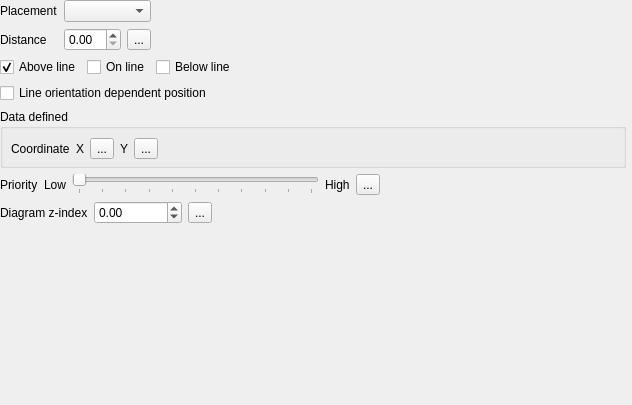
                <widget class="QWidget" name="scrollAreaWidgetContents_7">
                 <property name="geometry">
                  <rect>
                   <x>0</x>
                   <y>0</y>
                   <width>632</width>
                   <height>405</height>
                  </rect>
                 </property>
                 <layout class="QGridLayout" name="gridLayout_12">
                  <property name="leftMargin">
                   <number>0</number>
                  </property>
                  <property name="topMargin">
                   <number>0</number>
                  </property>
                  <property name="rightMargin">
                   <number>0</number>
                  </property>
                  <property name="bottomMargin">
                   <number>0</number>
                  </property>
                  <item row="7" column="0">
                   <spacer name="verticalSpacer_4">
                    <property name="orientation">
                     <enum>Qt::Vertical</enum>
                    </property>
                    <property name="sizeHint" stdset="0">
                     <size>
                      <width>20</width>
                      <height>40</height>
                     </size>
                    </property>
                   </spacer>
                  </item>
                  <item row="0" column="0" colspan="2">
                   <widget class="QFrame" name="mPlacementFrame">
                    <property name="frameShape">
                     <enum>QFrame::NoFrame</enum>
                    </property>
                    <layout class="QGridLayout" name="gridLayout_4">
                     <property name="leftMargin">
                      <number>0</number>
                     </property>
                     <property name="topMargin">
                      <number>0</number>
                     </property>
                     <property name="rightMargin">
                      <number>0</number>
                     </property>
                     <property name="bottomMargin">
                      <number>0</number>
                     </property>
                     <item row="0" column="2">
                      <spacer name="horizontalSpacer_9">
                       <property name="orientation">
                        <enum>Qt::Horizontal</enum>
                       </property>
                       <property name="sizeHint" stdset="0">
                        <size>
                         <width>40</width>
                         <height>20</height>
                        </size>
                       </property>
                      </spacer>
                     </item>
                     <item row="0" column="0">
                      <widget class="QLabel" name="mPlacementLabel">
                       <property name="text">
                        <string>Placement</string>
                       </property>
                      </widget>
                     </item>
                     <item row="1" column="0">
                      <widget class="QLabel" name="mDiagramDistanceLabel">
                       <property name="text">
                        <string>Distance</string>
                       </property>
                      </widget>
                     </item>
                     <item row="0" column="1">
                      <widget class="QComboBox" name="mPlacementComboBox"/>
                     </item>
                     <item row="1" column="1">
                      <layout class="QHBoxLayout" name="horizontalLayout_14">
                       <item>
                        <widget class="QgsDoubleSpinBox" name="mDiagramDistanceSpinBox"/>
                       </item>
                       <item>
                        <widget class="QgsPropertyOverrideButton" name="mDistanceDDBtn">
                         <property name="text">
                          <string>...</string>
                         </property>
                        </widget>
                       </item>
                      </layout>
                     </item>
                    </layout>
                   </widget>
                  </item>
                  <item row="5" column="0">
                   <layout class="QHBoxLayout" name="horizontalLayout_3">
                    <item>
                     <widget class="QLabel" name="mPriorityLabel">
                      <property name="text">
                       <string>Priority</string>
                      </property>
                     </widget>
                    </item>
                    <item>
                     <widget class="QLabel" name="mPriorityLowLabel">
                      <property name="text">
                       <string>Low</string>
                      </property>
                     </widget>
                    </item>
                    <item>
                     <widget class="QSlider" name="mPrioritySlider">
                      <property name="maximum">
                       <number>10</number>
                      </property>
                      <property name="orientation">
                       <enum>Qt::Horizontal</enum>
                      </property>
                      <property name="invertedAppearance">
                       <bool>false</bool>
                      </property>
                      <property name="invertedControls">
                       <bool>false</bool>
                      </property>
                      <property name="tickPosition">
                       <enum>QSlider::TicksBelow</enum>
                      </property>
                      <property name="tickInterval">
                       <number>1</number>
                      </property>
                     </widget>
                    </item>
                    <item>
                     <widget class="QLabel" name="mPriorityHighLabel">
                      <property name="text">
                       <string>High</string>
                      </property>
                     </widget>
                    </item>
                    <item>
                     <widget class="QgsPropertyOverrideButton" name="mPriorityDDBtn">
                      <property name="text">
                       <string>...</string>
                      </property>
                     </widget>
                    </item>
                    <item>
                     <spacer name="horizontalSpacer_6">
                      <property name="orientation">
                       <enum>Qt::Horizontal</enum>
                      </property>
                      <property name="sizeHint" stdset="0">
                       <size>
                        <width>40</width>
                        <height>20</height>
                       </size>
                      </property>
                     </spacer>
                    </item>
                   </layout>
                  </item>
                  <item row="6" column="0">
                   <layout class="QHBoxLayout" name="horizontalLayout_8">
                    <item>
                     <widget class="QLabel" name="label_16">
                      <property name="text">
                       <string>Diagram z-index</string>
                      </property>
                     </widget>
                    </item>
                    <item>
                     <widget class="QgsDoubleSpinBox" name="mZIndexSpinBox">
                      <property name="toolTip">
                       <string>Controls how labels are drawn on top of each other. Labels with a higher z-index are drawn above labels with a lower z-index.</string>
                      </property>
                      <property name="minimum">
                       <double>-9999999.000000000000000</double>
                      </property>
                      <property name="maximum">
                       <double>9999999.000000000000000</double>
                      </property>
                     </widget>
                    </item>
                    <item>
                     <widget class="QgsPropertyOverrideButton" name="mZOrderDDBtn">
                      <property name="text">
                       <string>...</string>
                      </property>
                     </widget>
                    </item>
                    <item>
                     <spacer name="horizontalSpacer_10">
                      <property name="orientation">
                       <enum>Qt::Horizontal</enum>
                      </property>
                      <property name="sizeHint" stdset="0">
                       <size>
                        <width>40</width>
                        <height>20</height>
                       </size>
                      </property>
                     </spacer>
                    </item>
                   </layout>
                  </item>
                  <item row="1" column="0" colspan="2">
                   <widget class="QFrame" name="mLinePlacementFrame">
                    <property name="frameShape">
                     <enum>QFrame::NoFrame</enum>
                    </property>
                    <property name="frameShadow">
                     <enum>QFrame::Raised</enum>
                    </property>
                    <layout class="QGridLayout" name="gridLayout_2">
                     <property name="leftMargin">
                      <number>0</number>
                     </property>
                     <property name="topMargin">
                      <number>0</number>
                     </property>
                     <property name="rightMargin">
                      <number>0</number>
                     </property>
                     <property name="bottomMargin">
                      <number>0</number>
                     </property>
                     <item row="0" column="0" colspan="3">
                      <layout class="QGridLayout" name="gridLayout_14">
                       <item row="0" column="1">
                        <widget class="QCheckBox" name="chkLineAbove">
                         <property name="sizePolicy">
                          <sizepolicy hsizetype="Maximum" vsizetype="Fixed">
                           <horstretch>0</horstretch>
                           <verstretch>0</verstretch>
                          </sizepolicy>
                         </property>
                         <property name="text">
                          <string>Above line</string>
                         </property>
                         <property name="checked">
                          <bool>true</bool>
                         </property>
                        </widget>
                       </item>
                       <item row="0" column="3">
                        <widget class="QCheckBox" name="chkLineBelow">
                         <property name="text">
                          <string>Below line</string>
                         </property>
                        </widget>
                       </item>
                       <item row="0" column="2">
                        <widget class="QCheckBox" name="chkLineOn">
                         <property name="sizePolicy">
                          <sizepolicy hsizetype="Maximum" vsizetype="Fixed">
                           <horstretch>0</horstretch>
                           <verstretch>0</verstretch>
                          </sizepolicy>
                         </property>
                         <property name="text">
                          <string>On line</string>
                         </property>
                        </widget>
                       </item>
                       <item row="1" column="1" colspan="3">
                        <widget class="QCheckBox" name="chkLineOrientationDependent">
                         <property name="text">
                          <string>Line orientation dependent position</string>
                         </property>
                        </widget>
                       </item>
                      </layout>
                     </item>
                    </layout>
                   </widget>
                  </item>
                  <item row="2" column="0">
                   <widget class="QgsCollapsibleGroupBox" name="mPlacementDDGroupBox">
                    <property name="title">
                     <string>Data defined</string>
                    </property>
                    <property name="flat">
                     <bool>false</bool>
                    </property>
                    <property name="syncGroup" stdset="0">
                     <string notr="true">labelplacementgroup</string>
                    </property>
                    <layout class="QGridLayout" name="gridLayout_16">
                     <property name="leftMargin">
                      <number>8</number>
                     </property>
                     <property name="rightMargin">
                      <number>8</number>
                     </property>
                     <property name="bottomMargin">
                      <number>0</number>
                     </property>
                     <item row="1" column="1">
                      <widget class="QFrame" name="mCoordAlignmentFrame">
                       <layout class="QHBoxLayout" name="horizontalLayout_27">
                        <property name="leftMargin">
                         <number>0</number>
                        </property>
                        <property name="topMargin">
                         <number>0</number>
                        </property>
                        <property name="rightMargin">
                         <number>0</number>
                        </property>
                        <property name="bottomMargin">
                         <number>0</number>
                        </property>
                       </layout>
                      </widget>
                     </item>
                     <item row="0" column="0">
                      <widget class="QLabel" name="mCoordLabel">
                       <property name="text">
                        <string>Coordinate</string>
                       </property>
                      </widget>
                     </item>
                     <item row="0" column="1">
                      <layout class="QHBoxLayout" name="horizontalLayout_22">
                       <item>
                        <widget class="QLabel" name="mCoordXLabel">
                         <property name="sizePolicy">
                          <sizepolicy hsizetype="Maximum" vsizetype="Preferred">
                           <horstretch>0</horstretch>
                           <verstretch>0</verstretch>
                          </sizepolicy>
                         </property>
                         <property name="text">
                          <string>X</string>
                         </property>
                        </widget>
                       </item>
                       <item>
                        <widget class="QgsPropertyOverrideButton" name="mCoordXDDBtn">
                         <property name="text">
                          <string>...</string>
                         </property>
                        </widget>
                       </item>
                       <item>
                        <widget class="QLabel" name="mCoordYLabel">
                         <property name="sizePolicy">
                          <sizepolicy hsizetype="Maximum" vsizetype="Preferred">
                           <horstretch>0</horstretch>
                           <verstretch>0</verstretch>
                          </sizepolicy>
                         </property>
                         <property name="text">
                          <string>Y</string>
                         </property>
                        </widget>
                       </item>
                       <item>
                        <widget class="QgsPropertyOverrideButton" name="mCoordYDDBtn">
                         <property name="text">
                          <string>...</string>
                         </property>
                        </widget>
                       </item>
                       <item>
                        <spacer name="horizontalSpacer_22">
                         <property name="orientation">
                          <enum>Qt::Horizontal</enum>
                         </property>
                         <property name="sizeHint" stdset="0">
                          <size>
                           <width>0</width>
                           <height>20</height>
                          </size>
                         </property>
                        </spacer>
                       </item>
                      </layout>
                     </item>
                    </layout>
                   </widget>
                  </item>
                 </layout>
                </widget>
